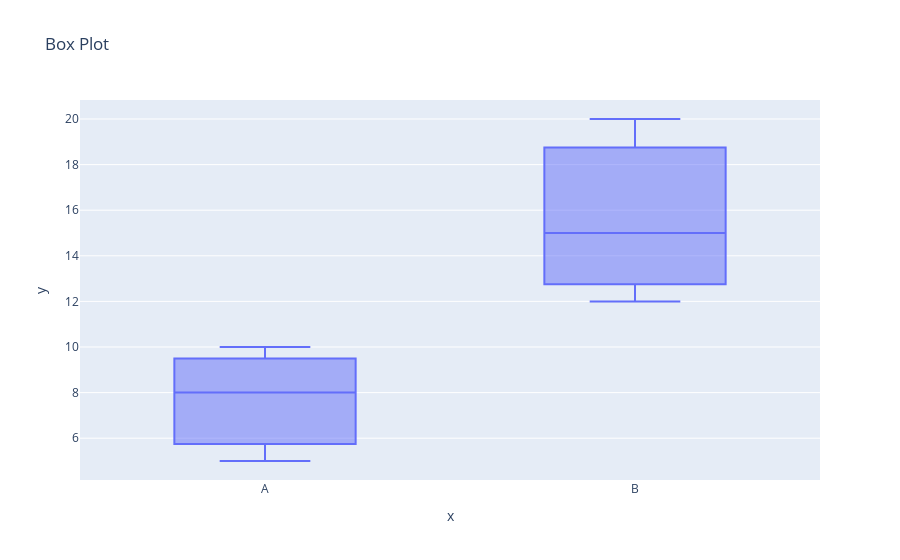

Write notebook code for a chart like this one.
### Code cell
# Create a box plot
fig = px.box(df, x='x', y='y', title='Box Plot')

# Show the plot
fig.show()

### Figure 1 — Plotly figure (JSON) as saved in the notebook; plotly's stock layout.template omitted (floating-point values rounded to 4 significant figures)
{"data": [{"alignmentgroup": "True", "hovertemplate": "x=%{x}<br>y=%{y}<extra></extra>", "legendgroup": "", "marker": {"color": "#636efa"}, "name": "", "notched": false, "offsetgroup": "", "orientation": "v", "showlegend": false, "type": "box", "x": ["A", "B", "A", "B", "A", "B"], "x0": " ", "xaxis": "x", "y": [10, 15, 8, 12, 5, 20], "y0": " ", "yaxis": "y"}], "layout": {"boxmode": "group", "legend": {"tracegroupgap": 0}, "title": {"text": "Box Plot"}, "xaxis": {"anchor": "y", "domain": [0, 1], "title": {"text": "x"}}, "yaxis": {"anchor": "x", "domain": [0, 1], "title": {"text": "y"}}}}
